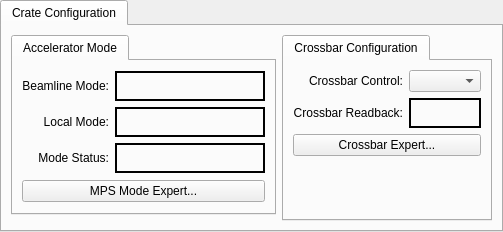
               <widget class="QTabWidget" name="tabWidget_2">
                <property name="currentIndex">
                 <number>0</number>
                </property>
                <widget class="QWidget" name="tab_2">
                 <attribute name="title">
                  <string>Crate Configuration</string>
                 </attribute>
                 <layout class="QGridLayout" name="gridLayout_7">
                  <item row="0" column="0">
                   <widget class="QTabWidget" name="tabWidget_5">
                    <property name="currentIndex">
                     <number>0</number>
                    </property>
                    <widget class="QWidget" name="tab_11">
                     <attribute name="title">
                      <string>Accelerator Mode</string>
                     </attribute>
                     <layout class="QGridLayout" name="gridLayout_11">
                      <item row="1" column="0">
                       <widget class="PyDMRelatedDisplayButton" name="PyDMRelatedDisplayButton_2">
                        <property name="toolTip">
                         <string/>
                        </property>
                        <property name="text">
                         <string>MPS Mode Expert...</string>
                        </property>
                        <property name="filenames" stdset="0">
                         <stringlist>
                          <string>mps_mode_expert.ui</string>
                         </stringlist>
                        </property>
                        <property name="titles" stdset="0">
                         <stringlist>
                          <string>MPS Mode Expert...</string>
                         </stringlist>
                        </property>
                        <property name="macros" stdset="0">
                         <stringlist>
                          <string>{&quot;IOC&quot;:&quot;SIOC:${LOCA}:${IOC_UNIT}&quot;}</string>
                         </stringlist>
                        </property>
                        <property name="openInNewWindow" stdset="0">
                         <bool>true</bool>
                        </property>
                       </widget>
                      </item>
                      <item row="0" column="0">
                       <layout class="QGridLayout" name="gridLayout_6">
                        <item row="0" column="1">
                         <widget class="PyDMLabel" name="PyDMLabel_21">
                          <property name="minimumSize">
                           <size>
                            <width>150</width>
                            <height>30</height>
                           </size>
                          </property>
                          <property name="maximumSize">
                           <size>
                            <width>150</width>
                            <height>30</height>
                           </size>
                          </property>
                          <property name="toolTip">
                           <string/>
                          </property>
                          <property name="frameShape">
                           <enum>QFrame::Box</enum>
                          </property>
                          <property name="lineWidth">
                           <number>2</number>
                          </property>
                          <property name="alignment">
                           <set>Qt::AlignCenter</set>
                          </property>
                          <property name="alarmSensitiveContent" stdset="0">
                           <bool>true</bool>
                          </property>
                          <property name="channel" stdset="0">
                           <string>ca://SIOC:${LOCA}:${IOC_UNIT}:FACMODE_INP</string>
                          </property>
                         </widget>
                        </item>
                        <item row="0" column="0">
                         <widget class="QLabel" name="label_71">
                          <property name="text">
                           <string>Beamline Mode:</string>
                          </property>
                          <property name="alignment">
                           <set>Qt::AlignRight|Qt::AlignTrailing|Qt::AlignVCenter</set>
                          </property>
                         </widget>
                        </item>
                        <item row="1" column="0">
                         <widget class="QLabel" name="label_82">
                          <property name="text">
                           <string>Local Mode:</string>
                          </property>
                          <property name="alignment">
                           <set>Qt::AlignRight|Qt::AlignTrailing|Qt::AlignVCenter</set>
                          </property>
                         </widget>
                        </item>
                        <item row="1" column="1">
                         <widget class="PyDMLabel" name="PyDMLabel_20">
                          <property name="minimumSize">
                           <size>
                            <width>150</width>
                            <height>30</height>
                           </size>
                          </property>
                          <property name="maximumSize">
                           <size>
                            <width>150</width>
                            <height>30</height>
                           </size>
                          </property>
                          <property name="toolTip">
                           <string/>
                          </property>
                          <property name="frameShape">
                           <enum>QFrame::Box</enum>
                          </property>
                          <property name="lineWidth">
                           <number>2</number>
                          </property>
                          <property name="alignment">
                           <set>Qt::AlignCenter</set>
                          </property>
                          <property name="showUnits" stdset="0">
                           <bool>true</bool>
                          </property>
                          <property name="alarmSensitiveContent" stdset="0">
                           <bool>true</bool>
                          </property>
                          <property name="channel" stdset="0">
                           <string>ca://SIOC:${LOCA}:${IOC_UNIT}:FACMODE_RBV</string>
                          </property>
                         </widget>
                        </item>
                        <item row="2" column="0">
                         <widget class="QLabel" name="label_69">
                          <property name="text">
                           <string>Mode Status:</string>
                          </property>
                          <property name="alignment">
                           <set>Qt::AlignRight|Qt::AlignTrailing|Qt::AlignVCenter</set>
                          </property>
                         </widget>
                        </item>
                        <item row="2" column="1">
                         <widget class="PyDMLabel" name="PyDMLabel_40">
                          <property name="minimumSize">
                           <size>
                            <width>150</width>
                            <height>30</height>
                           </size>
                          </property>
                          <property name="maximumSize">
                           <size>
                            <width>150</width>
                            <height>30</height>
                           </size>
                          </property>
                          <property name="toolTip">
                           <string/>
                          </property>
                          <property name="frameShape">
                           <enum>QFrame::Box</enum>
                          </property>
                          <property name="lineWidth">
                           <number>2</number>
                          </property>
                          <property name="alignment">
                           <set>Qt::AlignCenter</set>
                          </property>
                          <property name="alarmSensitiveContent" stdset="0">
                           <bool>true</bool>
                          </property>
                          <property name="channel" stdset="0">
                           <string>ca://SIOC:${LOCA}:${IOC_UNIT}:FACMODE_STAT</string>
                          </property>
                         </widget>
                        </item>
                       </layout>
                      </item>
                     </layout>
                    </widget>
                   </widget>
                  </item>
                  <item row="0" column="1" rowspan="2">
                   <widget class="QTabWidget" name="tabWidget_6">
                    <property name="currentIndex">
                     <number>0</number>
                    </property>
                    <widget class="QWidget" name="tab_10">
                     <attribute name="title">
                      <string>Crossbar Configuration</string>
                     </attribute>
                     <layout class="QGridLayout" name="gridLayout_10">
                      <item row="0" column="0">
                       <layout class="QGridLayout" name="gridLayout_9">
                        <item row="0" column="0">
                         <widget class="QLabel" name="label_13">
                          <property name="text">
                           <string>Crossbar Control:</string>
                          </property>
                          <property name="alignment">
                           <set>Qt::AlignRight|Qt::AlignTrailing|Qt::AlignVCenter</set>
                          </property>
                         </widget>
                        </item>
                        <item row="1" column="0">
                         <widget class="QLabel" name="label_14">
                          <property name="text">
                           <string>Crossbar Readback:</string>
                          </property>
                          <property name="alignment">
                           <set>Qt::AlignRight|Qt::AlignTrailing|Qt::AlignVCenter</set>
                          </property>
                         </widget>
                        </item>
                        <item row="0" column="1">
                         <widget class="PyDMEnumComboBox" name="PyDMEnumComboBox">
                          <property name="minimumSize">
                           <size>
                            <width>0</width>
                            <height>0</height>
                           </size>
                          </property>
                          <property name="maximumSize">
                           <size>
                            <width>150</width>
                            <height>16777215</height>
                           </size>
                          </property>
                          <property name="toolTip">
                           <string/>
                          </property>
                          <property name="sizeAdjustPolicy">
                           <enum>QComboBox::AdjustToContents</enum>
                          </property>
                          <property name="alarmSensitiveContent" stdset="0">
                           <bool>true</bool>
                          </property>
                          <property name="channel" stdset="0">
                           <string>ca://TPR:${LOCA}:${IOC_UNIT}:${INST}:TCRB:MODECTRL</string>
                          </property>
                         </widget>
                        </item>
                        <item row="1" column="1">
                         <widget class="PyDMLabel" name="PyDMLabel_17">
                          <property name="minimumSize">
                           <size>
                            <width>0</width>
                            <height>30</height>
                           </size>
                          </property>
                          <property name="maximumSize">
                           <size>
                            <width>150</width>
                            <height>30</height>
                           </size>
                          </property>
                          <property name="toolTip">
                           <string/>
                          </property>
                          <property name="frameShape">
                           <enum>QFrame::Box</enum>
                          </property>
                          <property name="lineWidth">
                           <number>2</number>
                          </property>
                          <property name="alignment">
                           <set>Qt::AlignCenter</set>
                          </property>
                          <property name="alarmSensitiveContent" stdset="0">
                           <bool>true</bool>
                          </property>
                          <property name="alarmSensitiveBorder" stdset="0">
                           <bool>true</bool>
                          </property>
                          <property name="channel" stdset="0">
                           <string>ca://TPR:${LOCA}:${IOC_UNIT}:${INST}:TCRB:MODE</string>
                          </property>
                         </widget>
                        </item>
                       </layout>
                      </item>
                      <item row="1" column="0">
                       <widget class="PyDMRelatedDisplayButton" name="PyDMRelatedDisplayButton">
                        <property name="minimumSize">
                         <size>
                          <width>0</width>
                          <height>0</height>
                         </size>
                        </property>
                        <property name="toolTip">
                         <string/>
                        </property>
                        <property name="text">
                         <string>Crossbar Expert...</string>
                        </property>
                        <property name="filenames" stdset="0">
                         <stringlist>
                          <string>$PYDM/mps/mps_crossbar.ui</string>
                         </stringlist>
                        </property>
                        <property name="macros" stdset="0">
                         <stringlist>
                          <string>{&quot;TPR&quot;:&quot;TPR:${LOCA}:${IOC_UNIT}:${INST}&quot;}</string>
                         </stringlist>
                        </property>
                        <property name="openInNewWindow" stdset="0">
                         <bool>true</bool>
                        </property>
                       </widget>
                      </item>
                      <item row="2" column="0">
                       <spacer name="verticalSpacer">
                        <property name="orientation">
                         <enum>Qt::Vertical</enum>
                        </property>
                        <property name="sizeHint" stdset="0">
                         <size>
                          <width>20</width>
                          <height>40</height>
                         </size>
                        </property>
                       </spacer>
                      </item>
                     </layout>
                    </widget>
                   </widget>
                  </item>
                 </layout>
                </widget>
               </widget>
